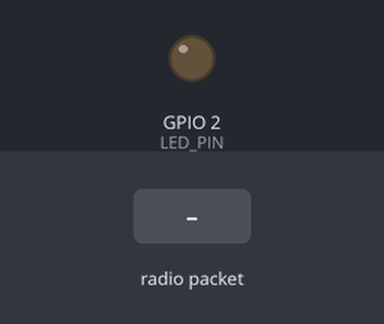
The sketch below on a simulated ESP32-S3. Shown: output pins drawn as LEDs (lit = HIGH). The inputs (shaded band) are chosen by the test bench. What the sketch prints to the serial monitor is not drawn.

Above: at 1.2 s.
1.3 s: radio packet "1" arrives
Timing chart, 0 to 4.3 s (numbered marks = the images above; inputs shaded):
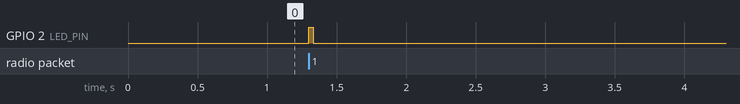

Measured:
- after the input at 1.3 s, GPIO 2 (LED_PIN): LOW → HIGH at once, → LOW 0.03 s later

The sketch:

ground_module.ino
```cpp
/*
 * GROUND MODULE - Two-way Transparent Serial Bridge (ESP-NOW)
 * Hardware : ESP32 DevKit standar (USB lewat chip CP2102/CH340 -> UART0)
 * Fungsi   : Mission Planner (USB) <-> ESP-NOW <-> Air Module
 *
 * Pengaturan Arduino IDE (Tools):
 *   - Board        : ESP32 Dev Module
 *   - ESP32 Core   : v2.x.x
 *
 * PENTING: USB_BAUD harus SAMA dengan baudrate di Mission Planner.
 *
 * LED GPIO2 (bawaan board):
 *   - Berkedip singkat setiap ada paket ESP-NOW MASUK dari Air Module.
 *   - Tidak pernah menyala = tidak ada paket dari Air (cek MAC / Air Module).
 *
 * Catatan: Tidak ada Serial.print() teks apapun. Hanya data biner murni.
 */

#include <WiFi.h>
#include <esp_now.h>
#include <esp_wifi.h>

// MAC Air Module (target pengiriman)
const uint8_t AIR_MAC[6] = {0x7C, 0xE8, 0xB1, 0xB1, 0xE7, 0xB8}; // mac addres for esp32 s3

#define ESPNOW_CHANNEL   1
#define SEND_BUF_SIZE    240     // batas payload per paket
#define SEND_TIMEOUT_MS  5       // kirim paket jika idle > 5 ms
#define USB_BAUD         115200  // samakan dengan Mission Planner
#define USB_RX_BUF_SIZE  4096

#define LED_PIN          2
#define LED_BLINK_MS     30

// ---------- Buffer kirim (Serial -> ESP-NOW) ----------
static uint8_t  txBuf[SEND_BUF_SIZE];
static size_t   txLen = 0;
static uint32_t lastByteTime = 0;

// ---------- Ring buffer terima (ESP-NOW -> Serial) ----------
#define RING_SIZE 8192           // harus pangkat 2
static uint8_t           ring[RING_SIZE];
static volatile uint32_t ringHead = 0;   // ditulis oleh callback
static volatile uint32_t ringTail = 0;   // dibaca oleh loop

// ---------- Indikator LED ----------
static volatile bool gotPacket = false;  // diset oleh callback
static uint32_t      ledOffAt  = 0;

// Callback terima ESP-NOW (format ESP32 Core v2.x.x)
void OnDataRecv(const uint8_t *mac, const uint8_t *incomingData, int len) {
  gotPacket = true;
  for (int i = 0; i < len; i++) {
    uint32_t next = (ringHead + 1) & (RING_SIZE - 1);
    if (next == ringTail) break;         // ring penuh -> buang sisa
    ring[ringHead] = incomingData[i];
    ringHead = next;
  }
}

static void flushToEspNow() {
  if (txLen == 0) return;

  // Kirim paket. Berhasil atau gagal, buffer selalu dikosongkan
  // agar jalur tidak mampet.
  esp_now_send(AIR_MAC, txBuf, txLen);
  txLen = 0;
}

void setup() {
  pinMode(LED_PIN, OUTPUT);
  digitalWrite(LED_PIN, LOW);

  // Serial = UART0 (HardwareSerial) pada ESP32 DevKit.
  // setRxBufferSize() wajib dipanggil SEBELUM begin().
  Serial.setRxBufferSize(USB_RX_BUF_SIZE);
  Serial.begin(USB_BAUD);

  WiFi.mode(WIFI_STA);
  WiFi.disconnect();
  esp_wifi_set_channel(ESPNOW_CHANNEL, WIFI_SECOND_CHAN_NONE);

  if (esp_now_init() != ESP_OK) {
    ESP.restart();
  }

  esp_now_register_recv_cb(OnDataRecv);

  esp_now_peer_info_t peerInfo = {};
  memcpy(peerInfo.peer_addr, AIR_MAC, 6);
  peerInfo.channel = ESPNOW_CHANNEL;
  peerInfo.encrypt = false;
  esp_now_add_peer(&peerInfo);
}

void loop() {
  // 0) Indikator LED (non-blocking)
  if (gotPacket) {
    gotPacket = false;
    digitalWrite(LED_PIN, HIGH);
    ledOffAt = millis() + LED_BLINK_MS;
  }
  if (ledOffAt != 0 && (int32_t)(millis() - ledOffAt) >= 0) {
    digitalWrite(LED_PIN, LOW);
    ledOffAt = 0;
  }

  // 1) Serial (Mission Planner) -> buffer -> ESP-NOW
  while (Serial.available() && txLen < SEND_BUF_SIZE) {
    int b = Serial.read();
    if (b < 0) break;
    txBuf[txLen++] = (uint8_t)b;
    lastByteTime = millis();
  }

  if (txLen >= SEND_BUF_SIZE) {
    flushToEspNow();
  } else if (txLen > 0 && (millis() - lastByteTime) > SEND_TIMEOUT_MS) {
    flushToEspNow();
  }

  // 2) ESP-NOW -> ring buffer -> Serial (Mission Planner)
  while (ringTail != ringHead) {
    int space = Serial.availableForWrite();
    if (space <= 0) break;               // jangan blocking
    while (space-- > 0 && ringTail != ringHead) {
      Serial.write(ring[ringTail]);
      ringTail = (ringTail + 1) & (RING_SIZE - 1);
    }
  }
}
```
